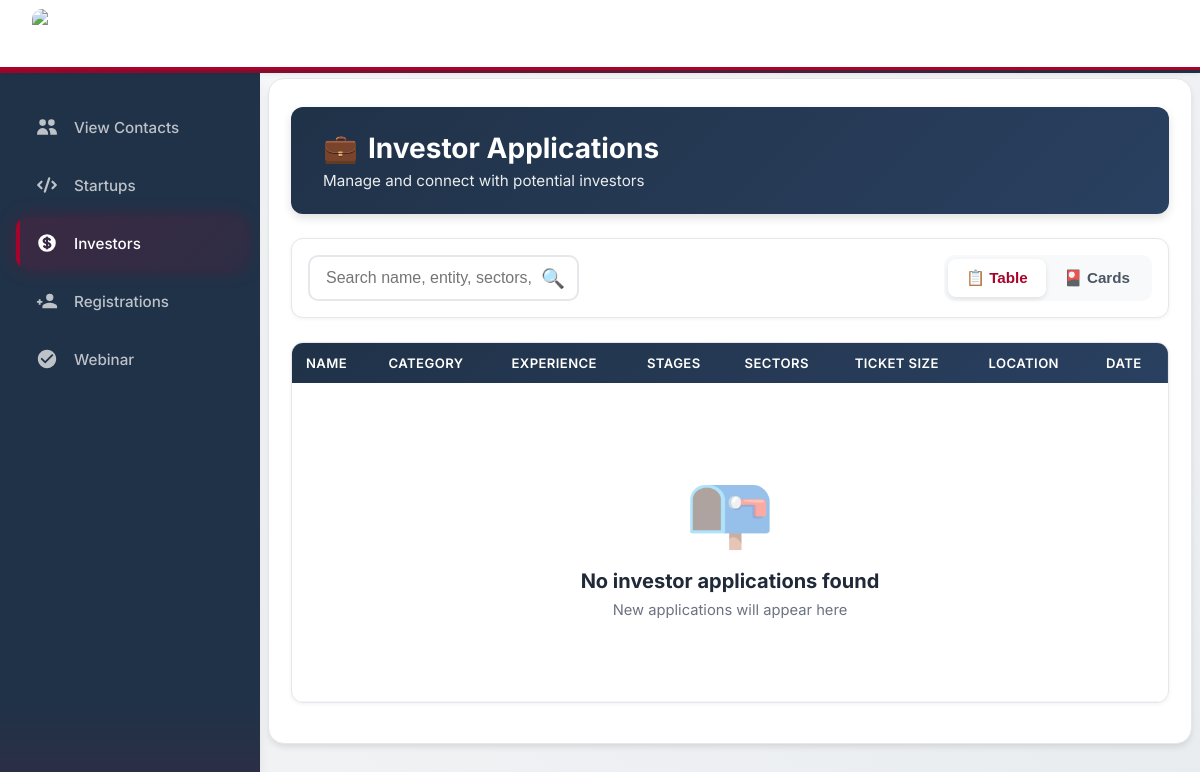
/investor_list, run on an earlier commit of the app's database.
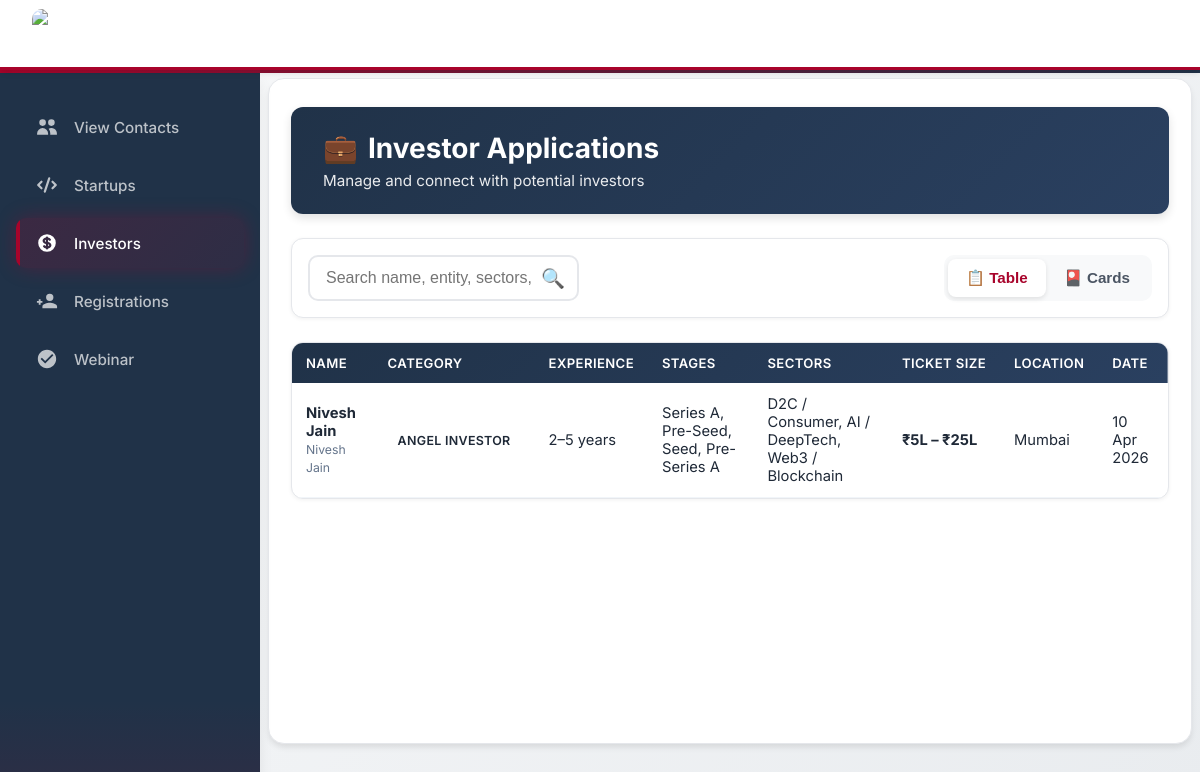
And on a later commit of the database.
### AurexApp/models.py (models this page shows, shortened)
class InvestorApplication(models.Model):
    full_name = models.CharField(max_length=255)
    category = models.CharField(max_length=100)
    entity = models.CharField(max_length=255, blank=True)
    designation = models.CharField(max_length=255, blank=True)
    experience = models.CharField(max_length=50)
    email = models.EmailField()
    phone = models.CharField(max_length=20)
    linkedin = models.CharField(max_length=255, blank=True)
    city = models.CharField(max_length=100, blank=True)
    stages = models.JSONField(default=list)
    sectors = models.JSONField(default=list)
    geography = models.CharField(max_length=50)
    ticket = models.CharField(max_length=50)
    style = models.CharField(max_length=50)
    frequency = models.CharField(max_length=50)
    deployment = models.CharField(max_length=50)
    previous = models.CharField(max_length=10)
    count = models.CharField(max_length=50, blank=True)
    portfolio = models.TextField(blank=True)
    engagement = models.JSONField(default=list)
    involvement = models.CharField(max_length=50)
    motivation = models.JSONField(default=list)
    esg = models.TextField(blank=True)
    created_at = models.DateTimeField(auto_now_add=True)

### AurexApp/views.py (the view)
# urls.py: path("investor_list", investor_list, name="investor_list"),
def investor_list(request):
    investors = InvestorApplication.objects.all().order_by("-created_at")
    return render(request, "investor.html", {
        "investors": investors,
    })

### AurexApp/templates/investor.html (shortened to what this page needs)
{% extends "base.html" %}
{% block content %}
<div class="container">
    <div class="header">
        <div class="header-left">
            <h1><span>💼</span> Investor Applications</h1>
            <p>Manage and connect with potential investors</p>
        </div>
    </div>
    <div class="controls">
        <div class="search-box">
            <input type="text" id="searchInput" placeholder="Search name, entity, sectors, stages..." onkeyup="filterInvestors()">
            <span class="search-icon">🔍</span>
        </div>
        <div class="view-toggle">
            <button id="tableBtn" class="view-btn active" onclick="showTable()">📋 Table</button>
            <button id="gridBtn" class="view-btn" onclick="showGrid()">🎴 Cards</button>
        </div>
    </div>
    <div id="tableView">
        <div class="table-wrapper">
            <table id="investorTable">
                <thead>
                    <tr>
                        <th>Name</th>
                        <th>Category</th>
                        <th>Experience</th>
                        <th>Stages</th>
                        <th>Sectors</th>
                        <th>Ticket Size</th>
                        <th>Location</th>
                        <th>Date</th>
                    </tr>
                </thead>
                <tbody>
                    {% for i in investors %}
                    <tr onclick="window.location='{% url 'investor_detail' i.id %}'">
                        <td>
                            <strong>{{ i.full_name }}</strong>
                            {% if i.entity %}<br><small style="color:#64748b;">{{ i.entity }}</small>{% endif %}
                        </td>
                        <td>
                            <span class="badge badge-{{ i.category|lower|cut:' '|cut:'-' }}">
                                {{ i.category }}
                            </span>
                        </td>
                        <td>{{ i.experience|default:"—" }}</td>
                        <td>{{ i.stages|join:", " }}</td>
                        <td>{{ i.sectors|join:", " }}</td>
                        <td><strong>{{ i.ticket }}</strong></td>
                        <td>{{ i.city|default:"—" }}</td>
                        <td>{{ i.created_at|date:"d M Y" }}</td>
                    </tr>
                    {% empty %}
                    <tr>
                        <td colspan="8">
                            <div class="empty-state">
                                <div class="empty-state-icon">📭</div>
                                <h3>No investor applications found</h3>
                                <p>New applications will appear here</p>
                            </div>
                        </td>
                    </tr>
                    {% endfor %}
                </tbody>
            </table>
        </div>
    </div>
</div>
{% endblock %}

What changed in the data, as far as the page shows it:
added InvestorApplication: full_name "Nivesh Jain", entity "Nivesh Jain", category "ANGEL INVESTOR", experience "2–5 years", stages "Series A, Pre-Seed, Seed, Pre-Series A", sectors "D2C / Consumer, AI / DeepTech, Web3 / Blockchain", ticket "₹5L – ₹25L", city "Mumbai", created_at "10 Apr 2026"
Also different on the page:
text no longer shown: "📭 No investor applications found New applications will appear here"
